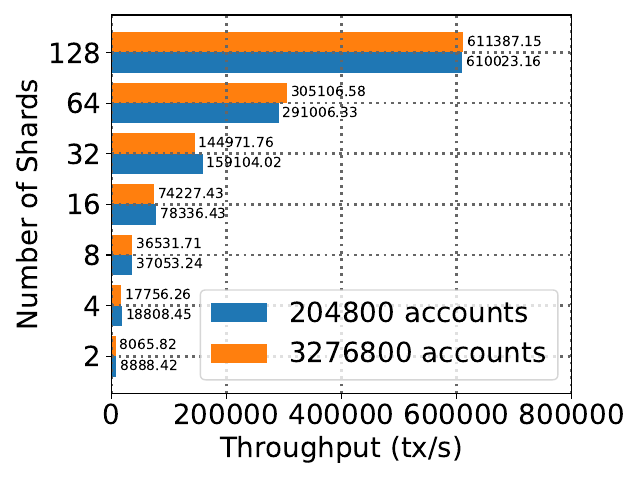

Recreate this plot in Python.
import util
import matplotlib
import matplotlib.pyplot as plt
import numpy as np

plt.grid(True, color='#666666', linestyle = ":", linewidth = "2")

shards = [2,4,8,16,32,64,128]

tps1 = []
tps2 = []
for member_cnt in [1]:
    for shard_cnt in shards:
        account_cnt = 2 * 102400
        logdir = "meepo128/"+str(shard_cnt)+"x"+str(member_cnt)+"_erc20_transfer8192*500of"+str(account_cnt)
        tps = util.get_tps(logdir)
        tps1.append(tps)
        print(shard_cnt, member_cnt, tps)

        account_cnt = 32 * 102400
        logdir = "meepo128/"+str(shard_cnt)+"x"+str(member_cnt)+"_erc20_transfer8192*500of"+str(account_cnt)
        tps = util.get_tps(logdir)
        tps2.append(tps)
        print(shard_cnt, member_cnt, tps)

#plt.plot(shards, tps1, "b--", label='204800 accounts',  markersize=20)
#plt.plot(shards, tps2, "g-", label='3276800 accounts',  markersize=20)

y = np.arange(len(shards))  # the label locations
width = 0.4  # the width of the bars

rects1 = plt.barh(y - 0.5*width,   tps1, width, label='204800 accounts')
rects2 = plt.barh(y + 0.5*width,   tps2, width, label='3276800 accounts')

def autolabel(rects):
    """Attach a text label above each bar in *rects*, displaying its height."""
    for rect in rects:
        width = rect.get_width()
        plt.annotate('{:.2f}'.format(width),
                    xy=(width, rect.get_y() + rect.get_height() / 2),
                    xytext=(3, 0),  # 3 points vertical offset
                    textcoords="offset points",
                    ha='left', va='center', fontsize=10)
autolabel(rects1)
autolabel(rects2)

# Add some text for labels, title and custom x-axis tick labels, etc.
plt.xlabel('Throughput (tx/s)', fontsize=20)
plt.ylabel('Number of Shards', fontsize=20)
plt.yticks( ticks=y, labels=shards,fontsize=20)
plt.xticks([0, 200000, 400000, 600000, 800000], fontsize=20)
# plt.yscale('symlog')
plt.legend(loc=4, fontsize=20)#图例及位置： 1右上角，2 左上角 loc函数可不写 0为最优 ncol为标签有几列

plt.tight_layout()

plt.savefig("rq1-3_shardtps.pdf")
